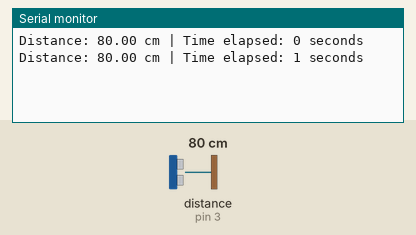
Bench run of a sketch on a simulated Arduino Uno, built with avr-gcc and run on an emulated ATmega328P. Parts: the last lines printed to the serial monitor. Inputs (shaded band) come from the test bench; at power-on: distance to the obstacle (sensor on pin 3) 80 cm. The echo pulse lasts 58.3 µs per cm.

Above: at 1.8 s.
1.9 s: distance to the obstacle (sensor on pin 3) set to 2 cm
At 2.5 s:
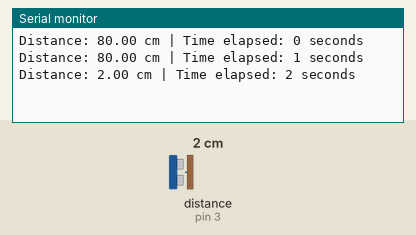
3.4 s: distance to the obstacle (sensor on pin 3) set to 4 cm
At 4.8 s:
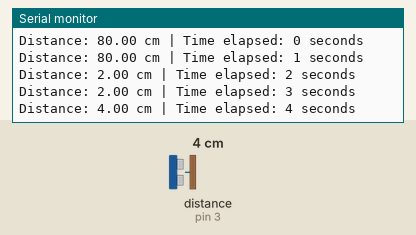
Timing chart, 0 to 6.4 s (numbered marks = the images above; inputs shaded):
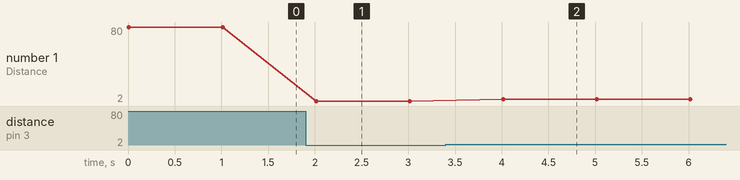

The sketch:

distanceSensorV03.ino
```cpp
#include <HCSR04.h>

// Define the pins for the sensor
const int trigPin = 2;
const int echoPin = 3;

// Initialize the sensor
HCSR04 hc(trigPin, echoPin);

// Variable to store the start time
unsigned long startTime;

// Variable to store the current time
unsigned long currentTime;

void setup() {
  // Start the serial communication
  Serial.begin(9600);

  // Initialize the start time
  startTime = millis();
}

void loop() {
  // Read the distance
  float distance = hc.dist();

  // Get the current time
  currentTime = millis();

  // Calculate the elapsed time in seconds
  unsigned long elapsedTime = (currentTime - startTime) / 1000;

  // Print the distance and elapsed time
  Serial.print("Distance: ");
  Serial.print(distance);
  Serial.print(" cm");

  Serial.print(" | Time elapsed: ");
  Serial.print(elapsedTime);
  Serial.println(" seconds");

  // Add a delay to prevent flooding the serial output
  delay(1000);
}
```

Measured:
- after the input at 1.9 s, the serial monitor: prints a new line after 0.11 s (image 1)
- after the input at 3.4 s, the serial monitor: prints a new line after 0.62 s (image 2)
